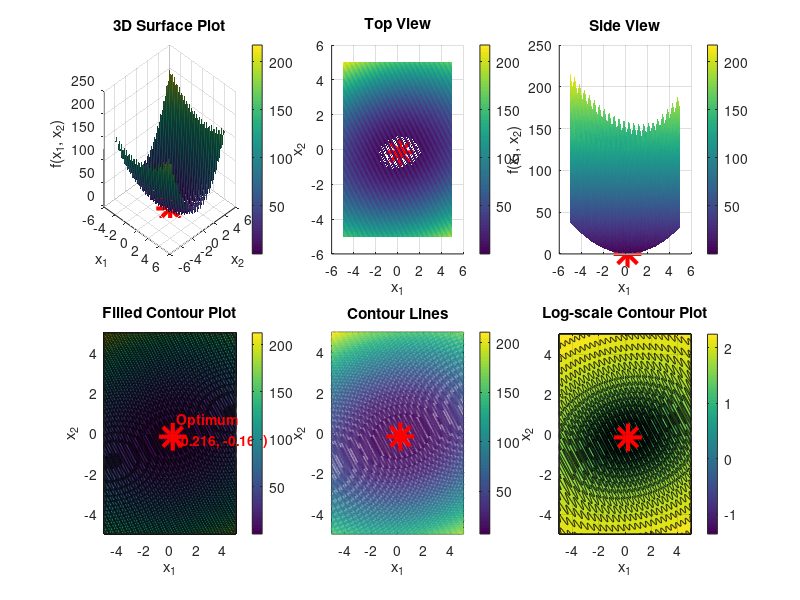
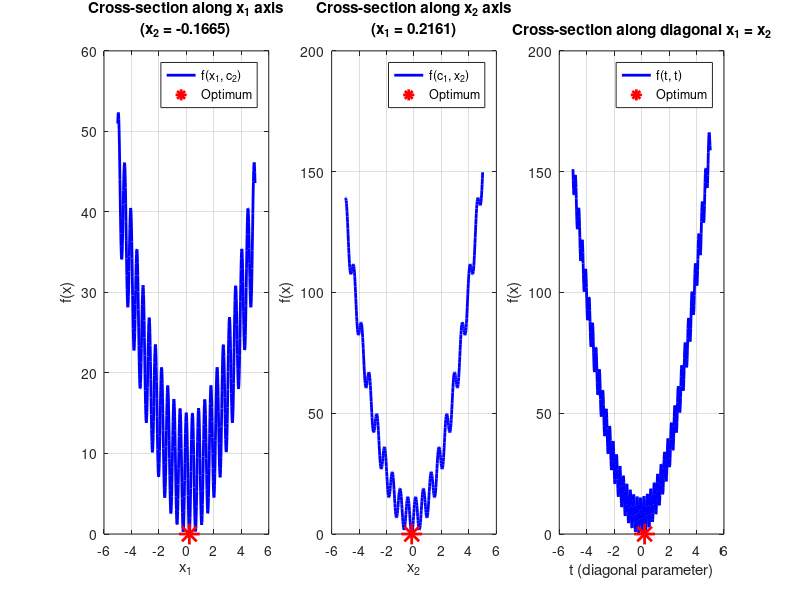
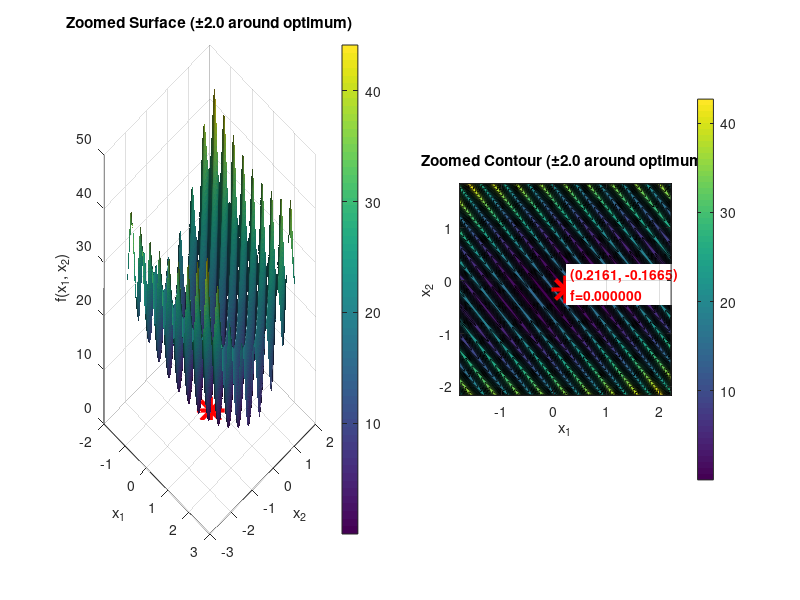

Write MATLAB code to recreate these figures, in order.
function ShiftedCoupledSineBowl_2D_plot(solution_point)
% Shifted Coupled Sine Bowl benchmark function visualization
% For 2 dimensions (d=2)
%
% Usage:
%   ShiftedCoupledSineBowl_2D_plot()  % Plot without solution point
%   ShiftedCoupledSineBowl_2D_plot([0.21607417265981194, -0.16618333991121975])  % Plot with solution point
%
% Input:
%   solution_point (optional) - 2D point to plot in yellow [x1, x2]

    % Check if solution_point was provided
    if nargin < 1
        solution_point = [];
    end

    % Validate solution_point if provided
    if ~isempty(solution_point)
        if length(solution_point) ~= 2
            error('solution_point must be a 2D vector [x1, x2]');
        end
        fprintf('Solution point provided: [%.15f, %.15f]\n', solution_point(1), solution_point(2));
    end

    % Parameters
    alpha = 15.0;%0.4;
    beta = 7.0;
    gamma = 0.8;
    delta = 0.4;
    d = 2; % dimensions

    % Shift vector: c_i = 0.4*cos(i)
    c = zeros(1, d);
    for i = 1:d
        c(i) = 0.4 * cos(i);
    end

    % Weights: w_i = 1 + 4*(i-1)/(d-1)
    w = zeros(1, d);
    for i = 1:d
        w(i) = 1.0 + 4.0 * (i-1) / (d-1);
    end
    % w = zeros(1,d);
    % for i = 1:d
    %     w(i) = 100^((3*(i-1))/(d-1));
    % end



    % Display parameters
    fprintf('=== Shifted Coupled Sine Bowl Function (d=%d) ===\n', d);
    fprintf('Parameters: alpha=%.2f, beta=%.2f, gamma=%.2f, delta=%.2f\n', alpha, beta, gamma, delta);
    fprintf('Shift vector c: [%.6f, %.6f]\n', c(1), c(2));
    fprintf('Weight vector w: [%.6f, %.6f]\n', w(1), w(2));


    %% 1. Main 3D Surface Plot
    figure('Name', 'Shifted Coupled Sine Bowl 2D - Surface', 'Position', [100, 100, 1400, 900]);

    % Create high-resolution grid
    n_points = 300;
    x1_range = linspace(-5, 5, n_points);
    x2_range = linspace(-5, 5, n_points);
    [X1, X2] = meshgrid(x1_range, x2_range);

    % Evaluate function
    fprintf('Computing function values on %dx%d grid...\n', n_points, n_points);
    Z = zeros(size(X1));
    for i = 1:numel(X1)
        x_vec = [X1(i), X2(i)];
        Z(i) = shiftedCoupledSineBowl(x_vec, c, w, alpha, beta, gamma, delta, d);
    end
    fprintf('Done!\n');

    % Subplot 1: 3D Surface with colormap
    subplot(2, 3, 1);
    surf(X1, X2, Z, 'EdgeColor', 'none');
    xlabel('x_1'); ylabel('x_2'); zlabel('f(x_1, x_2)');
    title('3D Surface Plot');
    colorbar;
    view(45, 30);
    hold on;
    plot3(c(1), c(2), shiftedCoupledSineBowl(c, c, w, alpha, beta, gamma, delta, d), ...
        'r*', 'MarkerSize', 20, 'LineWidth', 3);
    % Plot solution point if provided
    if ~isempty(solution_point)
        f_sol = shiftedCoupledSineBowl(solution_point, c, w, alpha, beta, gamma, delta, d);
        plot3(solution_point(1), solution_point(2), f_sol, ...
            'y*', 'MarkerSize', 20, 'LineWidth', 3);
    end
    camlight; lighting gouraud;

    % Subplot 2: Top view
    subplot(2, 3, 2);
    surf(X1, X2, Z, 'EdgeColor', 'none');
    xlabel('x_1'); ylabel('x_2'); zlabel('f(x_1, x_2)');
    title('Top View');
    colorbar;
    view(0, 90);
    hold on;
    plot3(c(1), c(2), shiftedCoupledSineBowl(c, c, w, alpha, beta, gamma, delta, d), ...
        'r*', 'MarkerSize', 20, 'LineWidth', 3);
    % Plot solution point if provided
    if ~isempty(solution_point)
        f_sol = shiftedCoupledSineBowl(solution_point, c, w, alpha, beta, gamma, delta, d);
        plot3(solution_point(1), solution_point(2), f_sol, ...
            'y*', 'MarkerSize', 20, 'LineWidth', 3);
    end

    % Subplot 3: Side view
    subplot(2, 3, 3);
    surf(X1, X2, Z, 'EdgeColor', 'none');
    xlabel('x_1'); ylabel('x_2'); zlabel('f(x_1, x_2)');
    title('Side View');
    colorbar;
    view(0, 0);
    hold on;
    plot3(c(1), c(2), shiftedCoupledSineBowl(c, c, w, alpha, beta, gamma, delta, d), ...
        'r*', 'MarkerSize', 20, 'LineWidth', 3);
    % Plot solution point if provided
    if ~isempty(solution_point)
        f_sol = shiftedCoupledSineBowl(solution_point, c, w, alpha, beta, gamma, delta, d);
        plot3(solution_point(1), solution_point(2), f_sol, ...
            'y*', 'MarkerSize', 20, 'LineWidth', 3);
    end

    % Subplot 4: Filled contour plot
    subplot(2, 3, 4);
    contourf(X1, X2, Z, 40);
    xlabel('x_1'); ylabel('x_2');
    title('Filled Contour Plot');
    colorbar;
    hold on;
    plot(c(1), c(2), 'r*', 'MarkerSize', 20, 'LineWidth', 3);
    text(c(1)+0.3, c(2)+0.3, sprintf('Optimum\n(%.3f, %.3f)', c(1), c(2)), ...
        'Color', 'red', 'FontSize', 10, 'FontWeight', 'bold');
    % Plot solution point if provided
    if ~isempty(solution_point)
        plot(solution_point(1), solution_point(2), 'y*', 'MarkerSize', 20, 'LineWidth', 3);
        text(solution_point(1)+0.3, solution_point(2)-0.3, sprintf('Solution\n(%.3f, %.3f)', solution_point(1), solution_point(2)), ...
            'Color', 'yellow', 'FontSize', 10, 'FontWeight', 'bold', 'BackgroundColor', 'black');
    end
    grid on;

    % Subplot 5: Contour lines
    subplot(2, 3, 5);
    contour(X1, X2, Z, 30, 'LineWidth', 1.5);
    xlabel('x_1'); ylabel('x_2');
    title('Contour Lines');
    colorbar;
    hold on;
    plot(c(1), c(2), 'r*', 'MarkerSize', 20, 'LineWidth', 3);
    % Plot solution point if provided
    if ~isempty(solution_point)
        plot(solution_point(1), solution_point(2), 'y*', 'MarkerSize', 20, 'LineWidth', 3);
    end
    grid on;

    % Subplot 6: Log-scale contour (better for viewing near optimum)
    subplot(2, 3, 6);
    Z_log = log10(Z + 1e-10); % Add small value to avoid log(0)
    contourf(X1, X2, Z_log, 40);
    xlabel('x_1'); ylabel('x_2');
    title('Log-scale Contour Plot');
    colorbar;
    hold on;
    plot(c(1), c(2), 'r*', 'MarkerSize', 20, 'LineWidth', 3);
    % Plot solution point if provided
    if ~isempty(solution_point)
        plot(solution_point(1), solution_point(2), 'y*', 'MarkerSize', 20, 'LineWidth', 3);
    end
    grid on;

    %% 2. Cross-sections through optimum
    figure('Name', 'Shifted Coupled Sine Bowl 2D - Cross-sections', 'Position', [150, 150, 1400, 500]);

    x_1d = linspace(-5, 5, 500);

    % Subplot 1: Cross-section along x1 (x2 = c(2))
    subplot(1, 3, 1);
    f_x1 = zeros(size(x_1d));
    for i = 1:length(x_1d)
        x_vec = [x_1d(i), c(2)];
        f_x1(i) = shiftedCoupledSineBowl(x_vec, c, w, alpha, beta, gamma, delta, d);
    end
    plot(x_1d, f_x1, 'b-', 'LineWidth', 2);
    xlabel('x_1'); ylabel('f(x)');
    title(sprintf('Cross-section along x_1 axis\n(x_2 = %.4f)', c(2)));
    grid on;
    hold on;
    plot(c(1), shiftedCoupledSineBowl(c, c, w, alpha, beta, gamma, delta, d), ...
        'r*', 'MarkerSize', 15, 'LineWidth', 2);
    legend('f(x_1, c_2)', 'Optimum', 'Location', 'best');

    % Subplot 2: Cross-section along x2 (x1 = c(1))
    subplot(1, 3, 2);
    f_x2 = zeros(size(x_1d));
    for i = 1:length(x_1d)
        x_vec = [c(1), x_1d(i)];
        f_x2(i) = shiftedCoupledSineBowl(x_vec, c, w, alpha, beta, gamma, delta, d);
    end
    plot(x_1d, f_x2, 'b-', 'LineWidth', 2);
    xlabel('x_2'); ylabel('f(x)');
    title(sprintf('Cross-section along x_2 axis\n(x_1 = %.4f)', c(1)));
    grid on;
    hold on;
    plot(c(2), shiftedCoupledSineBowl(c, c, w, alpha, beta, gamma, delta, d), ...
        'r*', 'MarkerSize', 15, 'LineWidth', 2);
    legend('f(c_1, x_2)', 'Optimum', 'Location', 'best');

    % Subplot 3: Cross-section along diagonal
    subplot(1, 3, 3);
    f_diag = zeros(size(x_1d));
    for i = 1:length(x_1d)
        % Diagonal from (-5,-5) to (5,5) through the optimum
        t = (x_1d(i) + 5) / 10; % parameter from 0 to 1
        x1_diag = -5 + t * 10;
        x2_diag = -5 + t * 10;
        x_vec = [x1_diag, x2_diag];
        f_diag(i) = shiftedCoupledSineBowl(x_vec, c, w, alpha, beta, gamma, delta, d);
    end
    plot(x_1d, f_diag, 'b-', 'LineWidth', 2);
    xlabel('t (diagonal parameter)'); ylabel('f(x)');
    title('Cross-section along diagonal x_1 = x_2');
    grid on;
    hold on;
    % Find where diagonal crosses optimum
    t_opt = (c(1) + 5) / 10 * 10 - 5;
    plot(t_opt, shiftedCoupledSineBowl(c, c, w, alpha, beta, gamma, delta, d), ...
        'r*', 'MarkerSize', 15, 'LineWidth', 2);
    legend('f(t, t)', 'Optimum', 'Location', 'best');

    %% 3. Detailed view near optimum
    figure('Name', 'Shifted Coupled Sine Bowl 2D - Near Optimum', 'Position', [200, 200, 1200, 500]);

    % Create zoomed-in grid around optimum
    zoom_range = 2; % ±2 units around optimum
    x1_zoom = linspace(c(1) - zoom_range, c(1) + zoom_range, 200);
    x2_zoom = linspace(c(2) - zoom_range, c(2) + zoom_range, 200);
    [X1_zoom, X2_zoom] = meshgrid(x1_zoom, x2_zoom);

    Z_zoom = zeros(size(X1_zoom));
    for i = 1:numel(X1_zoom)
        x_vec = [X1_zoom(i), X2_zoom(i)];
        Z_zoom(i) = shiftedCoupledSineBowl(x_vec, c, w, alpha, beta, gamma, delta, d);
    end

    % Subplot 1: Zoomed 3D surface
    subplot(1, 2, 1);
    surf(X1_zoom, X2_zoom, Z_zoom, 'EdgeColor', 'none');
    xlabel('x_1'); ylabel('x_2'); zlabel('f(x_1, x_2)');
    title(sprintf('Zoomed Surface (±%.1f around optimum)', zoom_range));
    colorbar;
    view(45, 30);
    hold on;
    plot3(c(1), c(2), shiftedCoupledSineBowl(c, c, w, alpha, beta, gamma, delta, d), ...
        'r*', 'MarkerSize', 20, 'LineWidth', 3);
    % Plot solution point if provided
    if ~isempty(solution_point)
        f_sol = shiftedCoupledSineBowl(solution_point, c, w, alpha, beta, gamma, delta, d);
        plot3(solution_point(1), solution_point(2), f_sol, ...
            'y*', 'MarkerSize', 20, 'LineWidth', 3);
    end
    camlight; lighting gouraud;
    grid on;

    % Subplot 2: Zoomed contour
    subplot(1, 2, 2);
    contourf(X1_zoom, X2_zoom, Z_zoom, 30);
    xlabel('x_1'); ylabel('x_2');
    title(sprintf('Zoomed Contour (±%.1f around optimum)', zoom_range));
    colorbar;
    hold on;
    plot(c(1), c(2), 'r*', 'MarkerSize', 20, 'LineWidth', 3);
    text(c(1)+0.1, c(2)+0.1, sprintf('(%.4f, %.4f)\nf=%.6f', c(1), c(2), ...
        shiftedCoupledSineBowl(c, c, w, alpha, beta, gamma, delta, d)), ...
        'Color', 'red', 'FontSize', 10, 'FontWeight', 'bold', 'BackgroundColor', 'white');
    % Plot solution point if provided
    if ~isempty(solution_point)
        plot(solution_point(1), solution_point(2), 'y*', 'MarkerSize', 20, 'LineWidth', 3);
        f_sol = shiftedCoupledSineBowl(solution_point, c, w, alpha, beta, gamma, delta, d);
        text(solution_point(1)-0.3, solution_point(2)-0.2, sprintf('Sol: (%.4f, %.4f)\nf=%.6e', solution_point(1), solution_point(2), f_sol), ...
            'Color', 'yellow', 'FontSize', 9, 'FontWeight', 'bold', 'BackgroundColor', 'black');
    end
    grid on;
    axis equal;

    %% 4. Gradient and Hessian analysis
    fprintf('\n=== Analysis at Optimum ===\n');
    fprintf('Optimum location: c = [%.6f, %.6f]\n', c(1), c(2));
    fprintf('Optimum value: f(c) = %.10f\n', shiftedCoupledSineBowl(c, c, w, alpha, beta, gamma, delta, d));

    % Numerical gradient at optimum
    h = 1e-8;
    grad = zeros(1, d);
    for i = 1:d
        c_plus = c;
        c_plus(i) = c_plus(i) + h;
        c_minus = c;
        c_minus(i) = c_minus(i) - h;
        grad(i) = (shiftedCoupledSineBowl(c_plus, c, w, alpha, beta, gamma, delta, d) - ...
                   shiftedCoupledSineBowl(c_minus, c, w, alpha, beta, gamma, delta, d)) / (2*h);
    end
    fprintf('Gradient at optimum: [%.2e, %.2e]\n', grad(1), grad(2));

    %% 5. Function characteristics
    fprintf('\n=== Function Characteristics ===\n');

    % Sample points to understand function range
    n_samples = 10000;
    random_samples = rand(n_samples, d) .* 10 - 5; % uniform in [-5, 5]
    f_samples = zeros(n_samples, 1);
    for i = 1:n_samples
        f_samples(i) = shiftedCoupledSineBowl(random_samples(i,:), c, w, alpha, beta, gamma, delta, d);
    end

    fprintf('Statistics from %d random samples in [-5,5]^2:\n', n_samples);
    fprintf('  Mean:   %.4f\n', mean(f_samples));
    fprintf('  Median: %.4f\n', median(f_samples));
    fprintf('  Std:    %.4f\n', std(f_samples));
    fprintf('  Min:    %.4f (at [%.3f, %.3f])\n', min(f_samples), ...
        random_samples(find(f_samples == min(f_samples), 1), 1), ...
        random_samples(find(f_samples == min(f_samples), 1), 2));
    fprintf('  Max:    %.4f\n', max(f_samples));

    % Corners of the domain
    fprintf('\nFunction values at domain corners:\n');
    corners = [-5 -5; -5 5; 5 -5; 5 5];
    for i = 1:size(corners, 1)
        f_corner = shiftedCoupledSineBowl(corners(i,:), c, w, alpha, beta, gamma, delta, d);
        fprintf('  f([%2d, %2d]) = %.4f\n', corners(i,1), corners(i,2), f_corner);
    end

    fprintf('\n=== Visualization Complete! ===\n');
    fprintf('Three figures created showing different aspects of the function.\n');

    % If solution point was provided, show comparison
    if ~isempty(solution_point)
        fprintf('\n=== Solution Point Analysis ===\n');
        f_sol = shiftedCoupledSineBowl(solution_point, c, w, alpha, beta, gamma, delta, d);
        f_opt = shiftedCoupledSineBowl(c, c, w, alpha, beta, gamma, delta, d);

        fprintf('Solution point:      [%.15f, %.15f]\n', solution_point(1), solution_point(2));
        fprintf('Optimum (c):         [%.15f, %.15f]\n', c(1), c(2));
        fprintf('\n');
        fprintf('f(solution):         %.15e\n', f_sol);
        fprintf('f(optimum):          %.15e\n', f_opt);
        fprintf('Distance to optimum: %.15e\n', norm(solution_point - c));
        fprintf('Fitness difference:  %.15e\n', f_sol - f_opt);

        if f_sol < 1e-6
            fprintf('\n✓ Excellent! Solution is very close to optimum.\n');
        elseif f_sol < 1e-3
            fprintf('\n✓ Good! Solution is near optimum.\n');
        elseif f_sol < 1
            fprintf('\n→ Solution is reasonably close to optimum.\n');
        else
            fprintf('\n⚠ Solution is far from optimum.\n');
        end
    end

end

% Define the fitness function (must be at the end of the file)
function fitness = shiftedCoupledSineBowl(x, c, w, alpha, beta, gamma, delta, d)
    fitness = 0.0;

    % First term: sum of weighted squared deviations
    for i = 1:d
        deviation = x(i) - c(i);
        fitness = fitness + w(i) * deviation^2;
    end

    % Second and third terms: coupling terms
    if d > 1
        for i = 1:(d-1)
            deviation_i = x(i) - c(i);
            deviation_i_plus_1 = x(i+1) - c(i+1);

            % Second term: sine coupling
            sinArg = beta * (deviation_i + gamma * deviation_i_plus_1);
            fitness = fitness + alpha * sin(sinArg)^2;

            % Third term: difference penalty
            diff = deviation_i - deviation_i_plus_1;
            fitness = fitness + delta * diff^2;
        end
    end
end
